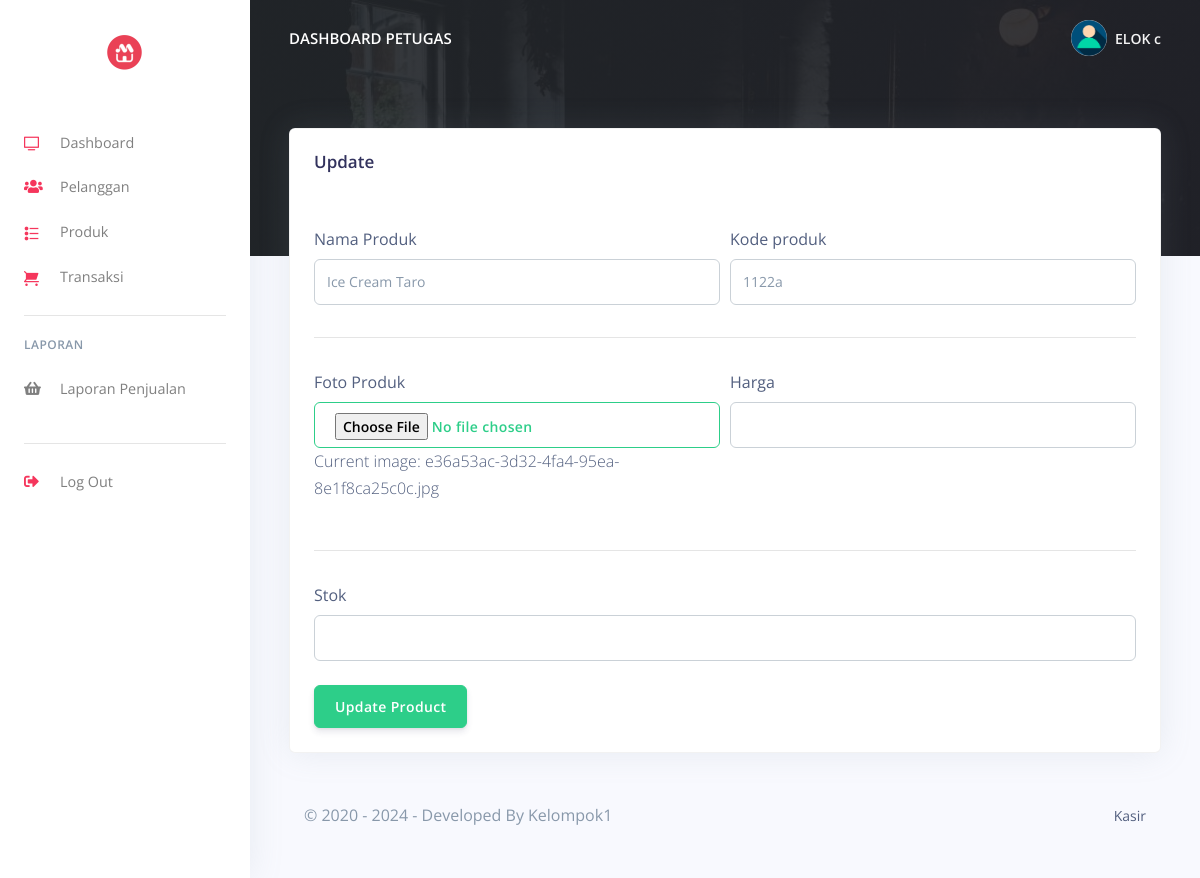
Screenshot of /pos/cashier/update_product.php?update=1 (signed in) with the database file from the repository.
### tables this page shows
CREATE TABLE `user` (
  `UserID` int(11) NOT NULL,
  `Username` varchar(255) NOT NULL,
  `Password` varchar(255) NOT NULL,
  `Email` varchar(255) NOT NULL,
  `NamaLengkap` varchar(255) NOT NULL,
  `Alamat` varchar(200) NOT NULL,
  `level` enum('admin','petugas') NOT NULL
);

CREATE TABLE `produk` (
  `ProdukID` int(11) NOT NULL,
  `NamaProduk` varchar(255) NOT NULL,
  `Harga` decimal(10,2) NOT NULL,
  `Stok` int(11) NOT NULL,
  `ProdukImg` varchar(200) NOT NULL,
  `kode_produk` varchar(200) NOT NULL
);

### pos/cashier/update_product.php (the view, shortened to what this page needs)
<?php
include('config/checklogin.php');
require_once('partials/_head.php');
?>
<body>
    <?php
    require_once('partials/_sidebar.php');
    ?>
    <div class="main-content">
        <?php
        require_once('partials/_topnav.php');
        $update = $_GET['update'];
        $ret = "SELECT * FROM  produk WHERE ProdukId = ?";
        $stmt = $mysqli->prepare($ret);
        $stmt->bind_param('s', $update);
        $stmt->execute();
        $res = $stmt->get_result();
        while ($prod = $res->fetch_object()) {
        ?>
            <div class="container-fluid mt--8">
                <div class="row">
                    <div class="col">
                        <div class="card shadow">
                            <div class="card-header border-0">
                                <h3>Update</h3>
                            </div>
                            <div class="card-body">
                                <form method="POST" enctype="multipart/form-data">
                                    <div class="form-row">
                                        <div class="col-md-6">
                                            <label>Nama Produk</label>
                                            <input type="text" value="<?php echo $prod->NamaProduk; ?>" name="NamaProduk" class="form-control">
                                        </div>
                                        <div class="col-md-6">
                                            <label>Kode produk</label>
                                            <input type="text" name="kode_produk" value="<?php echo $prod->kode_produk; ?>" class="form-control" value="">
                                        </div>
                                    </div>
                                    <hr>
                                    <div class="form-row">
                                        <div class="col-md-6">
                                            <label>Foto Produk</label>
                                            <input type="file" name="ProdukImg" class="btn btn-outline-success form-control">
                                            <p>Current image: <?php echo $prod->ProdukImg; ?></p>
                                        </div>
                                        <div class="col-md-6">
                                            <label>Harga</label>
                                            <input type="text" name="harga" class="form-control" value="<?php echo $prod->harga; ?>">
                                        </div>
                                    </div>
                                    <hr>
                                    <div class="form-row">
                                        <div class="col-md-12">
                                            <label>Stok</label>
                                            <input type="text" name="stok" class="form-control" value="<?php echo $prod->stok; ?>">
                                        </div>
                                    </div>
                                    <br>
                                    <div class="form-row">
                                        <div class="col-md-6">
                                            <input type="submit" name="UpdateProduct" value="Update Product" class="btn btn-success" value="">
                                        </div>
                                    </div>
                                </form>
                            </div>
                        </div>
                    </div>
                </div>
        <?php
        require_once('partials/_footer.php');
        }
        ?>
            </div>
    </div>
</body>
</html>

### pos/cashier/partials/_sidebar.php (shortened to what this page needs)
<?php
$UserID = $_SESSION['UserID'];
$ret = "SELECT * FROM  user  WHERE UserID = '$UserID'";
$stmt = $mysqli->prepare($ret);
$stmt->execute();
$res = $stmt->get_result();
while ($admin = $res->fetch_object()) {
?>
  <nav class="navbar navbar-vertical fixed-left navbar-expand-md navbar-light bg-white" id="sidenav-main">
    <div class="container-fluid">
      <a class="navbar-brand" href="dashboard.php">
        <img src="assets/img/brand/logo.jpg" class="navbar-brand-img img-fluid" alt="...">
      </a>
      <div class="collapse navbar-collapse" id="sidenav-collapse-main">
        <ul class="navbar-nav">
          <li class="nav-item">
            <a class="nav-link" href="dashboard.php">
              <i class="ni ni-tv-2 text-danger"></i> Dashboard
            </a>
          </li>
          <li class="nav-item">
            <a class="nav-link" href="customes.php">
              <i class="fas fa-users text-danger"></i> Pelanggan
            </a>
          </li>
          <li class="nav-item">
            <a class="nav-link" href="products.php">
              <i class="ni ni-bullet-list-67 text-danger"></i>Produk
            </a>
          </li>
          <li class="nav-item">
            <a class="nav-link" href="orders.php">
              <i class="ni ni-cart text-danger"></i> Transaksi
            </a>
          </li>
        </ul>
        <hr class="my-3">
        <h6 class="navbar-heading text-muted">Laporan</h6>
        <ul class="navbar-nav mb-md-3">
          <li class="nav-item">
            <a class="nav-link" href="report.php">
              <i class="fas fa-shopping-basket"></i> Laporan Penjualan
            </a>
          </li>
        </ul>
        <hr class="my-3">
        <ul class="navbar-nav mb-md-3">
          <li class="nav-item">
            <a class="nav-link" href="logout.php">
              <i class="fas fa-sign-out-alt text-danger"></i> Log Out
            </a>
          </li>
        </ul>
      </div>
    </div>
  </nav>
<?php } ?>

### pos/cashier/partials/_topnav.php (shortened to what this page needs)
<?php
$UserID = $_SESSION['UserID'];
$ret = "SELECT * FROM  user  WHERE UserID = '$UserID'";
$stmt = $mysqli->prepare($ret);
$stmt->execute();
$res = $stmt->get_result();
while ($admin = $res->fetch_object()) {
?>
    <nav class="navbar navbar-top navbar-expand-md navbar-dark" id="navbar-main">
        <div class="container-fluid">
            <a class="h4 mb-0 text-white text-uppercase d-none d-lg-inline-block" href="dashboard.php">Dashboard Petugas</a>
            <ul class="navbar-nav align-items-center d-none d-md-flex">
                <li class="nav-item dropdown">
                    <a class="nav-link pr-0" href="#" role="button" data-toggle="dropdown" aria-haspopup="true" aria-expanded="false">
                        <div class="media align-items-center">
                            <span class="avatar avatar-sm rounded-circle">
                                <img alt="Image placeholder" src="assets/img/theme/user-a-min.png">
                            </span>
                            <div class="media-body ml-2 d-none d-lg-block">
                                <span class="mb-0 text-sm  font-weight-bold"><?php echo $admin->Username; ?></span>
                            </div>
                        </div>
                    </a>
                </li>
            </ul>
        </div>
    </nav>
<?php } ?>

### pos/cashier/partials/_footer.php
<footer class="py-5">
  <div class="container">
    <div class="row align-items-center justify-content-xl-between">
      <div class="col-xl-6">
        <div class="copyright text-center text-xl-left text-muted">
          &copy; 2020 - <?php echo date('Y'); ?> - Developed By Kelompok1
        </div>
      </div>
      <div class="col-xl-6">
        <ul class="nav nav-footer justify-content-center justify-content-xl-end">
          <li class="nav-item">
            <a href="" class="nav-link" target="_blank">Kasir</a>
          </li>
        </ul>
      </div>
    </div>
  </div>
</footer>

### rows the page displays
user: Username "ELOK c"
produk: NamaProduk "Ice Cream Taro", kode_produk "1122a", ProdukImg "e36a53ac-3d32-4fa4-95ea-8e1f8ca25c0c.jpg"
